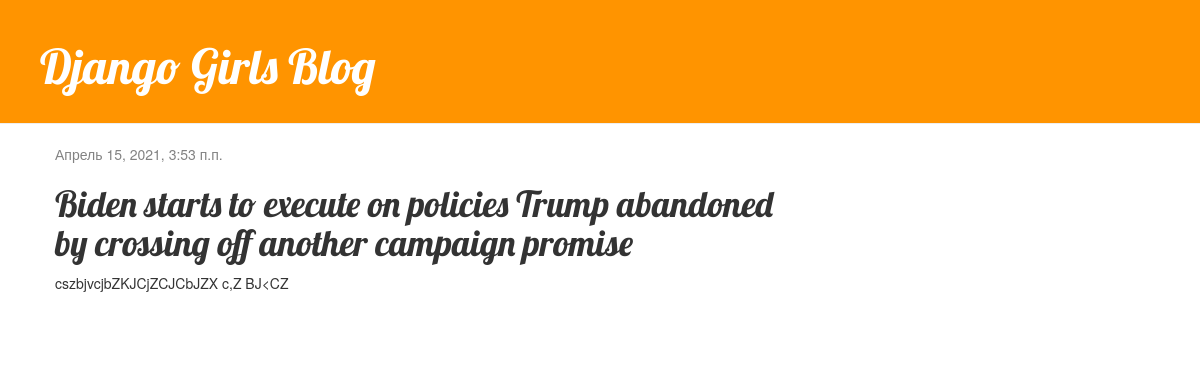
The app's page /post/1/ with its own data.
### blog/models.py (models this page shows, shortened)
class Post(models.Model):
    author = models.ForeignKey(settings.AUTH_USER_MODEL, on_delete=models.CASCADE)
    title = models.CharField(max_length=200)
    text = models.TextField()
    created_date = models.DateTimeField(default=timezone.now)
    published_date = models.DateTimeField(blank=True, null=True)

### blog/views.py (the view)
# urls.py: path('post/<int:pk>/', views.post_detail, name='post_detail'),
def post_detail(request, pk):
    post = get_object_or_404(Post, pk=pk)
    return render(request, 'blog/post_detail.html', {'post': post})

### blog/templates/blog/post_detail.html (shortened to what this page needs)
{% extends 'blog/base.html' %}
{% block content %}
    <div class="post">
        {% if post.published_date %}
            <div class="date">
                {{ post.published_date }}
            </div>
        {% endif %}
        <h1>{{ post.title }}</h1>
        <p>{{ post.text|linebreaksbr }}</p>
    </div>
{% endblock %}

### blog/static/css/blog.css (style rules this page uses)
h1, h2, h3, h4 { font-family: 'Lobster', cursive; }
.date { color: #828282; }
.post { margin-bottom: 70px; }

### records on screen
Post: published_date "Апрель 15, 2021, 3:53 п.п.", title "Biden starts to execute on policies Trump abandoned by crossing off another campaign promise", text "cszbjvcjbZKJCjZCJCbJZX c,Z BJ<CZ"
